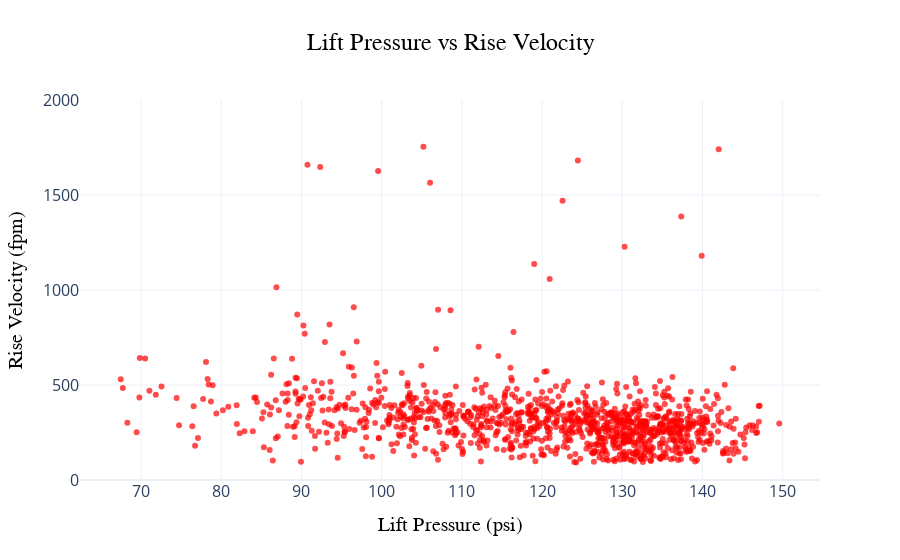

Source (notebook cell):
### Code cell
import plotly.graph_objects as go

# Create Plotly figure
fig = go.Figure()

# Add scatter plot
fig.add_trace(go.Scatter(
    x=df_z['Lift Pressure - ARRIVING (psi)'],  
    y=df_z['Rise Velocity (fpm)'],  
    mode='markers',  
    marker=dict(size=6, color='red', opacity=0.7),  
    name='Rise Time vs Velocity'
))

# Customize layout with bold and enlarged text
fig.update_layout(
    title=dict(
        text='Lift Pressure vs Rise Velocity',
        font=dict(size=24, family='Arial', color='black'),  # Bold and larger title
        x=0.5  # Center the title
    ),
    xaxis=dict(
        title=dict(
            text='Lift Pressure (psi)',
            font=dict(size=20, family='Arial', color='black')  # Bold and larger x-axis label
        ),
        tickfont=dict(size=16)  # Increase tick label size
    ),
    yaxis=dict(
        title=dict(
            text='Rise Velocity (fpm)',
            font=dict(size=20, family='Arial', color='black')  # Bold and larger y-axis label
        ),
        tickfont=dict(size=16)  # Increase tick label size
    ),
    yaxis_range=[0, 2000],  # Set x-axis limits (adjust as needed)
    template='plotly_white'
)

# Show plot
fig.show()

### Figure 1 — Plotly figure (JSON) as saved in the notebook; plotly's stock layout.template omitted (floating-point values rounded to 4 significant figures; data arrays with more than 128 entries replaced by an {"elided": "..."} marker saying what was removed)
{"data": [{"marker": {"color": "red", "opacity": 0.7, "size": 6}, "mode": "markers", "name": "Rise Time vs Velocity", "type": "scatter", "x": {"elided": "1476 float values"}, "y": {"elided": "1476 float values"}}], "layout": {"title": {"font": {"color": "black", "family": "Arial", "size": 24}, "text": "Lift Pressure vs Rise Velocity", "x": 0.5}, "xaxis": {"tickfont": {"size": 16}, "title": {"font": {"color": "black", "family": "Arial", "size": 20}, "text": "Lift Pressure (psi)"}}, "yaxis": {"range": [0, 2000], "tickfont": {"size": 16}, "title": {"font": {"color": "black", "family": "Arial", "size": 20}, "text": "Rise Velocity (fpm)"}}}}
